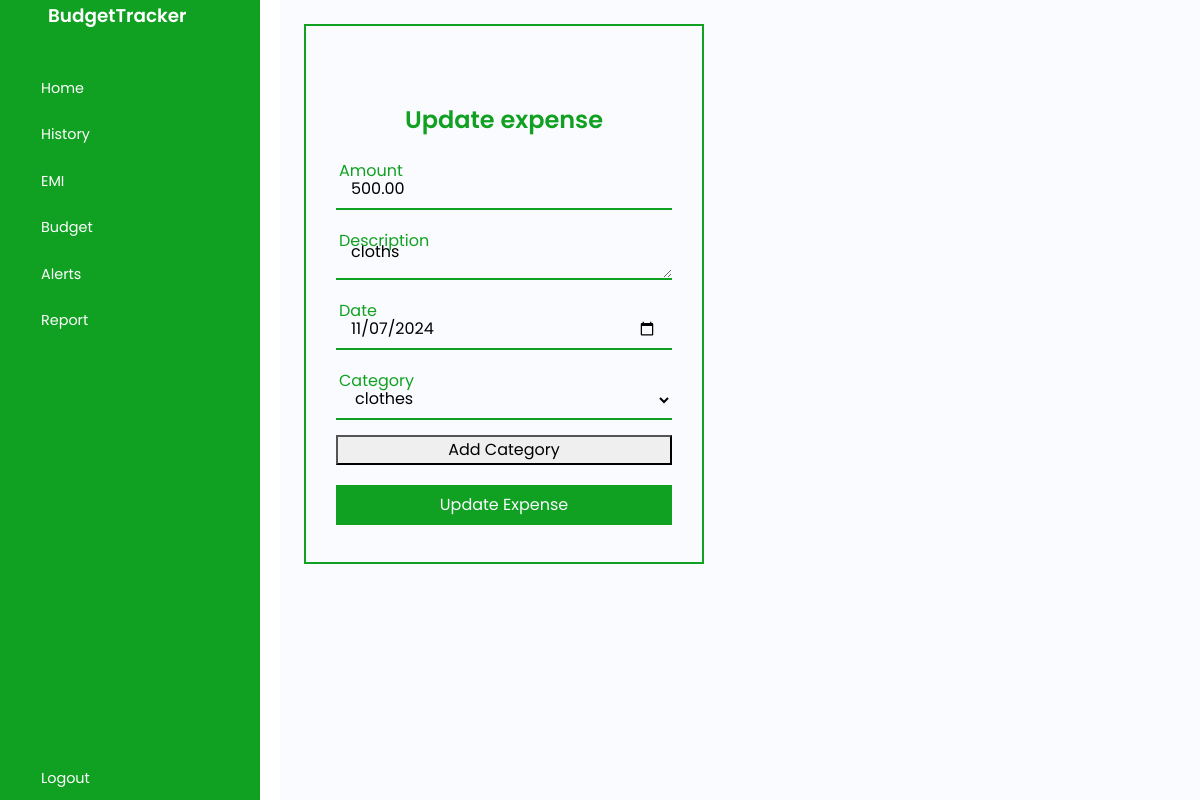
Screenshot of /update_expense/1/ (signed in) with the database file from the repository.
### base/models.py (models this page shows, shortened)
class Expense(models.Model):
    user = models.ForeignKey(User, on_delete=models.CASCADE, related_name='expenses')
    amount = models.DecimalField(max_digits=10, decimal_places=2)
    category = models.ForeignKey(Category, on_delete=models.CASCADE,
                                 limit_choices_to={'category_type': 'Expense'}, related_name='expenses')
    description = models.TextField(blank=True, null=True)
    date = models.DateField()
    is_fixed = models.BooleanField(default=False)
    created_at = models.DateTimeField(auto_now_add=True)

class Category(models.Model):
    INCOME = 'Income'
    EXPENSE = 'Expense'
    CATEGORY_TYPES = [
        (INCOME, 'Income'),
        (EXPENSE, 'Expense'),
    ]
    user = models.ForeignKey(User, on_delete=models.CASCADE, blank=True, null=True, related_name='categories')
    name = models.CharField(max_length=50)
    category_type = models.CharField(max_length=10, choices=CATEGORY_TYPES)
    created_at = models.DateTimeField(auto_now_add=True)

### base/views.py (the view, shortened to what this page needs)
# urls.py: path('update_expense/<int:expense_id>/', views.update_expense, name='update_expense'),
def update_expense(request,expense_id):
    expense=get_object_or_404(Expense,id=expense_id,user=request.user)
    categories= Category.objects.filter(category_type= "expense",user=request.user)
    if expense.category.name == "EMI":
        return HttpResponseForbidden("EMI cannot be updated.")
    context = {'expense': expense, 'categories':categories}
    return render(request,'updateExpense.html',context)

### templates/updateExpense.html (shortened to what this page needs)
{% load static %}
<!DOCTYPE html>
<html lang="en">
  <head>
    <link href="https://cdn.lineicons.com/5.0/lineicons.css" rel="stylesheet" />
    <link
      href="https://cdn.jsdelivr.net/npm/bootstrap@5.3.0-alpha3/dist/css/bootstrap.min.css"
      rel="stylesheet"
    />
    <link rel="stylesheet" href="{% static 'addIncome.css' %} " />
  </head>
  <body>
    <div class="wrapper">
      <aside id="sidebar">
        <div class="d-flex">
          <button class="toggle-btn" type="button">
          </button>
          <div class="sidebar-logo">
            <a href="#">BudgetTracker</a>
          </div>
        </div>
        <ul class="sidebar-nav">
          <li class="sidebar-item">
            <a href="{% url 'home' %}" class="sidebar-link">
              <span>Home</span>
            </a>
          </li>
          <li class="sidebar-item">
            <a href="{% url 'income' %}" class="sidebar-link">
              <span>History</span>
            </a>
          </li>
          <li class="sidebar-item">
            <a href="{% url 'emi_list' %}" class="sidebar-link">
              <span>EMI</span>
            </a>
          </li>
          <li class="sidebar-item">
            <a href="{% url 'set_budget' %}" class="sidebar-link">
              <span>Budget</span>
            </a>
          </li>
          <li class="sidebar-item">
            <a href="{% url 'check_budget' %}" class="sidebar-link">
              <span>Alerts</span>
            </a>
          </li>
          <li class="sidebar-item">
            <a href="{% url 'report' %}" class="sidebar-link">
              <span>Report</span>
            </a>
          </li>
        </ul>
        <div class="sidebar-footer">
          <a href="logout" class="sidebar-link">
            <span>Logout</span>
          </a>
        </div>
      </aside>
      <div class="main p-4">
        <div class="income">
          <div class="header">
            <h1>Update expense</h1>
          </div>
        <form method="post">
          <div class="form-group-1">
            <label for="amount">Amount</label>
            <input type="text" class="input-control" name="amount" value="{{ expense.amount }}" required>
        </div>
        <div class="form-group-1">
            <label for="description">Description</label>
            <textarea class="input-control" name="description" required>{{ expense.description }}</textarea>
        </div>
        <div class="form-group-1">
            <label for="date">Date</label>
            <input type="date" class="input-control" name="date" value="{{ expense.date|date:'Y-m-d' }}" required>
        </div>
          <div class="form-group-1">
              <label for="category">Category</label>
              <select name="category" class="input-control" required>
                  {% for category in categories %}
                  <option value="{{ category.id }}" {% if expense.category.id == category.id %}selected{% endif %}>
                      {{ category.name }}
                  </option>
                  {% endfor %}
              </select>
              <button
                type="button"
                data-bs-toggle="modal"
                data-bs-target="#addCategoryModal"
              >
                Add Category
              </button>
          </div>
          <button type="submit" class="submit">Update Expense</button>
      </form>
      </div>
    </div>
    </div>
  </body>
</html>

### static/addIncome.css (style rules this page uses)
a { text-decoration: none; }
li { list-style: none; }
h1 { font-weight: 600; font-size: 1.5rem; }
body { font-family: "Poppins", sans-serif; }
.wrapper { display: flex; gap: 20px; }
.main { min-height: 100vh; width: 100%; overflow: hidden; transition: all 0.35s ease-in-out; background-color: #fafbfe; }
#sidebar { width: 70px; min-width: 70px; z-index: 1000; transition: all 0.25s ease-in-out; background-color: #11a122; display: flex; flex-direction: column; }
#sidebar.expand { width: 260px; min-width: 260px; }
.toggle-btn { background-color: transparent; cursor: pointer; border: 0; padding: 1rem 1.5rem; }
.sidebar-logo { margin: auto 0; }
.sidebar-logo a { color: #fff; font-size: 1.15rem; font-weight: 600; }
.sidebar-nav { padding: 2rem 0; flex: 1 1 auto; }
a.sidebar-link { padding: 0.625rem 1.625rem; color: #fff; display: block; font-size: 0.9rem; white-space: nowrap; border-left: 3px solid transparent; }
.sidebar-item { position: relative; }
.income { position: relative; width: 400px; height: 540px; background: #fafbfe; border: 2px solid #11a122; padding: 80px 30px 25px 30px; }
.header { text-align: center; font-size: 24px; font-weight: 500; margin-bottom: 20px; color: #11a122; }
.form-group-1 { position: relative; display: flex; flex-direction: column; }
.input-control { height: 40px; background: transparent; border: 0; border-bottom: 1px solid #070707; margin: 15px 0; padding: 0 15px; outline: none; }
.input-control:focus, .input-control:valid { border-bottom: 2px solid #11a122; }
.form-group-1 label { position: absolute; margin-bottom: 5px; top: 4px; left: 3px; transition: 0.3s; color: #11a122; }
.submit { height: 40px; width: 100%; color: #fafbfe; border: none; background: #11a122; margin-top: 20px; cursor: pointer; transition: 0.4s ease-out; }

### rows the page displays
Expense: amount "500.00", description "cloths", date "11/07/2024", category "clothes"
